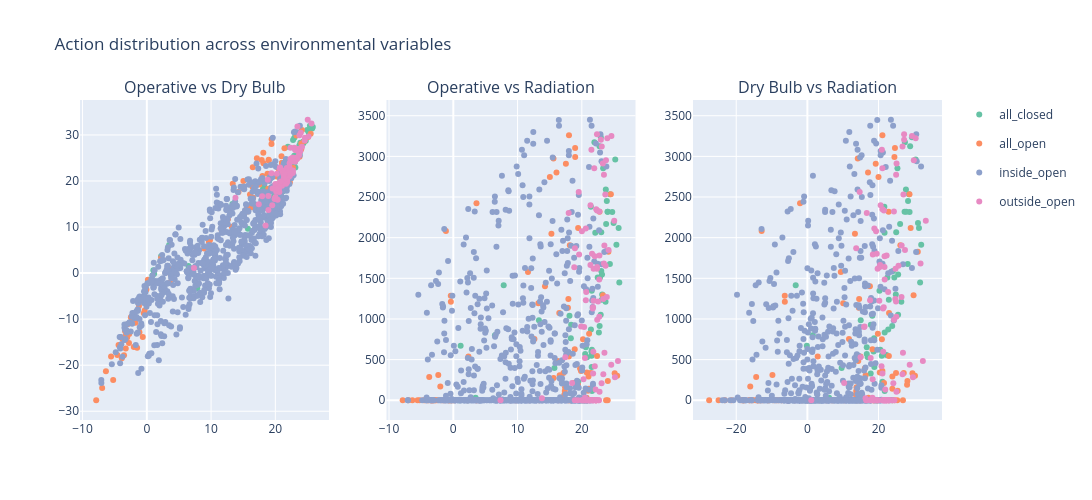

The notebook cell saved with this chart:
### Code cell
import plotly.graph_objects as go
from plotly.subplots import make_subplots
import plotly.colors as pc

actions = actions.sample(1000)

action_list = sorted(actions["action_text"].unique())
palette = pc.qualitative.Set2
color_map = {a: palette[i % len(palette)] for i, a in enumerate(action_list)}

fig = make_subplots(
    rows=1,
    cols=3,
    subplot_titles=[
        "Operative vs Dry Bulb",
        "Operative vs Radiation",
        "Dry Bulb vs Radiation"
    ]
)

for action in action_list:
    df = actions[actions["action_text"] == action]

    # shared legend identity
    legendgroup = action

    # 1) subplot 1
    fig.add_trace(
        go.Scatter(
            x=df["operative_temperature"],
            y=df["dry_bulb_temperature"],
            mode="markers",
            name=action,
            legendgroup=legendgroup,
            marker=dict(color=color_map[action]),
            showlegend=True
        ),
        row=1, col=1
    )

    # 2) subplot 2
    fig.add_trace(
        go.Scatter(
            x=df["operative_temperature"],
            y=df["total_horizontal_radiation"],
            mode="markers",
            legendgroup=legendgroup,
            marker=dict(color=color_map[action]),
            showlegend=False
        ),
        row=1, col=2
    )

    # 3) subplot 3
    fig.add_trace(
        go.Scatter(
            x=df["dry_bulb_temperature"],
            y=df["total_horizontal_radiation"],
            mode="markers",
            legendgroup=legendgroup,
            marker=dict(color=color_map[action]),
            showlegend=False
        ),
        row=1, col=3
    )

fig.update_layout(
    title="Action distribution across environmental variables",
    height=500,
    width=1400,
    legend=dict(groupclick="togglegroup")
)

fig.show()
